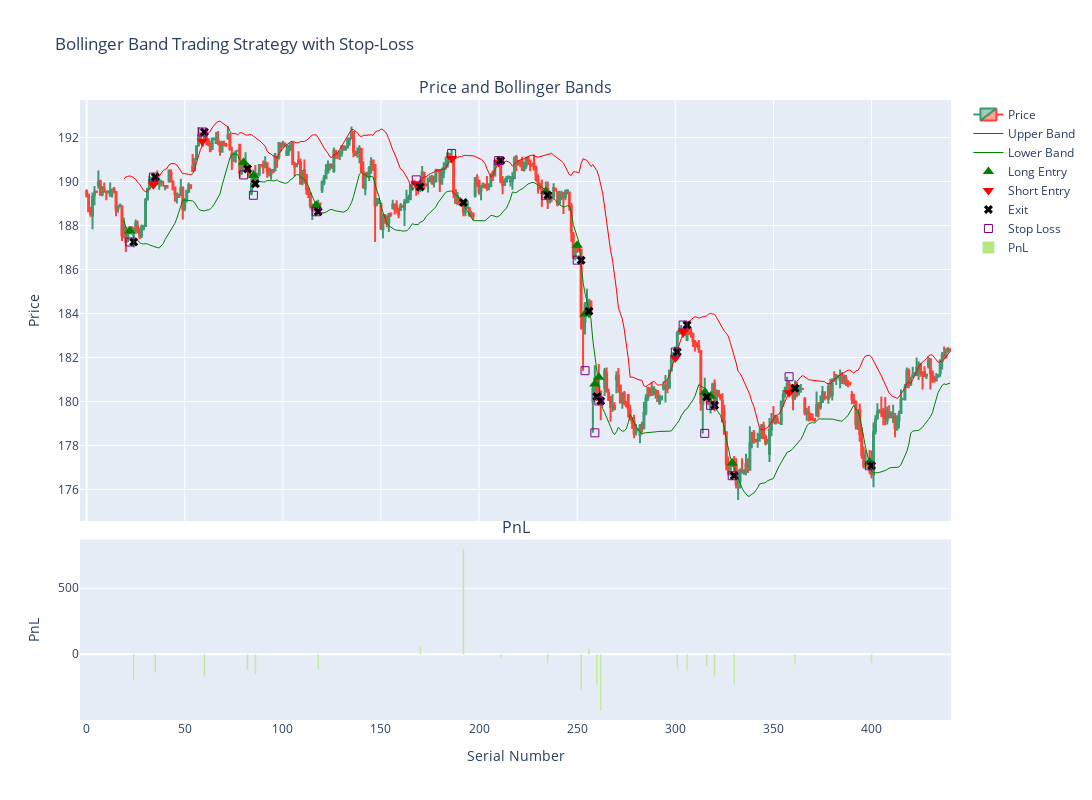

Here is the notebook cell this chart was saved with:
### Code cell
import pandas as pd
import numpy as np
import plotly.graph_objects as go
from plotly.subplots import make_subplots

# Set the tick size and tick price
tick_size = 0.025
tick_price = 10
df = df.reset_index(drop=True)
df.index.name = 'Serial'

# Assuming df is already loaded and preprocessed as in your original code

def calculate_bollinger_bands(df, window=20, std_dev=1.5):
    df['SMA'] = df['Close'].rolling(window=window).mean()
    df['STD'] = df['Close'].rolling(window=window).std()
    df['Upper Band'] = df['SMA'] + (df['STD'] * std_dev)
    df['Lower Band'] = df['SMA'] - (df['STD'] * std_dev)
    return df

def detect_outside_bands(df):
    df['Outside Upper'] = (df['Low'] > df['Upper Band']) & (df['High'] > df['Upper Band'])
    df['Outside Lower'] = (df['Low'] < df['Lower Band']) & (df['High'] < df['Lower Band'])
    return df

def implement_trading_strategy(df):
    df['Position'] = 0
    df['Entry Price'] = np.nan
    df['Exit Price'] = np.nan
    df['Stop Loss'] = np.nan
    df['Exit Type'] = ''
    
    in_position = False
    position_type = None
    entry_index = None
    stop_loss = None

    for i in range(1, len(df)):
        if not in_position:
            if df['Outside Upper'].iloc[i-1]:
                reference_low = df['Low'].iloc[i-1]
                if df['Low'].iloc[i] < reference_low:
                    df.loc[df.index[i], 'Position'] = -1  # Short
                    df.loc[df.index[i], 'Entry Price'] = reference_low
                    stop_loss = df['High'].iloc[i-1]  # Set SL at reference candle high
                    df.loc[df.index[i], 'Stop Loss'] = stop_loss
                    in_position = True
                    position_type = 'short'
                    entry_index = i
            elif df['Outside Lower'].iloc[i-1]:
                reference_high = df['High'].iloc[i-1]
                if df['High'].iloc[i] > reference_high:
                    df.loc[df.index[i], 'Position'] = 1  # Long
                    df.loc[df.index[i], 'Entry Price'] = reference_high
                    stop_loss = df['Low'].iloc[i-1]  # Set SL at reference candle low
                    df.loc[df.index[i], 'Stop Loss'] = stop_loss
                    in_position = True
                    position_type = 'long'
                    entry_index = i
        else:
            if position_type == 'short':
                if df['High'].iloc[i] >= stop_loss:
                    df.loc[df.index[i], 'Position'] = 0
                    df.loc[df.index[i], 'Exit Price'] = stop_loss
                    df.loc[df.index[i], 'Exit Type'] = 'Stop Loss'
                    in_position = False
                    position_type = None
                elif df['High'].iloc[i] > df['High'].iloc[i-1]:
                    df.loc[df.index[i], 'Position'] = 0
                    df.loc[df.index[i], 'Exit Price'] = df['High'].iloc[i-1]
                    df.loc[df.index[i], 'Exit Type'] = 'Trend Break'
                    in_position = False
                    position_type = None
            elif position_type == 'long':
                if df['Low'].iloc[i] <= stop_loss:
                    df.loc[df.index[i], 'Position'] = 0
                    df.loc[df.index[i], 'Exit Price'] = stop_loss
                    df.loc[df.index[i], 'Exit Type'] = 'Stop Loss'
                    in_position = False
                    position_type = None
                elif df['Low'].iloc[i] < df['Low'].iloc[i-1]:
                    df.loc[df.index[i], 'Position'] = 0
                    df.loc[df.index[i], 'Exit Price'] = df['Low'].iloc[i-1]
                    df.loc[df.index[i], 'Exit Type'] = 'Trend Break'
                    in_position = False
                    position_type = None

    return df

def calculate_pnl(df, tick_size, tick_price):
    df['PnL'] = np.nan
    entry_price = None
    position = 0
    
    for i in range(len(df)):
        if pd.notnull(df['Entry Price'].iloc[i]):
            entry_price = df['Entry Price'].iloc[i]
            position = df['Position'].iloc[i]
        elif pd.notnull(df['Exit Price'].iloc[i]) and entry_price is not None:
            exit_price = df['Exit Price'].iloc[i]
            pnl = (exit_price - entry_price) * position
            df.loc[df.index[i], 'PnL'] = pnl / tick_size * tick_price
            entry_price = None
            position = 0
    
    return df

def print_trade_details(df):
    entries = df[df['Position'] != 0].copy()
    exits = df[df['Exit Price'].notnull()].copy()
    
    trades = []
    for i, entry in entries.iterrows():
        exit_row = exits.loc[exits.index > i].iloc[0] if not exits.loc[exits.index > i].empty else None
        if exit_row is not None:
            trade = {
                'Entry Serial': i,
                'Entry Price': entry['Entry Price'],
                'Position': 'Long' if entry['Position'] == 1 else 'Short',
                'Exit Serial': exit_row.name,
                'Exit Price': exit_row['Exit Price'],
                'PnL': exit_row['PnL']
            }
            trades.append(trade)

    print("\nIndividual Trade Details:")
    print("-------------------------")
    for i, trade in enumerate(trades, 1):
        print(f"Trade {i}:")
        print(f"Entry Serial: {trade['Entry Serial']}")
        print(f"Entry Price: {trade['Entry Price']:.2f}")
        print(f"Position: {trade['Position']}")
        print(f"Exit Serial: {trade['Exit Serial']}")
        print(f"Exit Price: {trade['Exit Price']:.2f}")
        print(f"PnL: ${trade['PnL']:.2f}")
        print("-------------------------")

    pnl_series = pd.Series([trade['PnL'] for trade in trades])
    print(f"\nTotal PnL: ${pnl_series.sum():.2f}")
    print(f"Number of trades: {len(trades)}")
    print(f"Win rate: {(pnl_series > 0).mean():.2%}")
    print(f"Average PnL per trade: ${pnl_series.mean():.2f}")


    
def plot_strategy(df):
    fig = make_subplots(rows=2, cols=1, shared_xaxes=True, 
                        vertical_spacing=0.03, subplot_titles=('Price and Bollinger Bands', 'PnL'),
                        row_heights=[0.7, 0.3])

    # Candlestick chart
    fig.add_trace(go.Candlestick(x=df.index,
                                 open=df['Open'],
                                 high=df['High'],
                                 low=df['Low'],
                                 close=df['Close'],
                                 name='Price'),
                  row=1, col=1)

    # Bollinger Bands
    fig.add_trace(go.Scatter(x=df.index, y=df['Upper Band'], name='Upper Band', line=dict(color='red', width=1)), row=1, col=1)
    fig.add_trace(go.Scatter(x=df.index, y=df['Lower Band'], name='Lower Band', line=dict(color='green', width=1)), row=1, col=1)

    # Entry and Exit points
    long_entries = df[df['Position'] == 1]
    short_entries = df[df['Position'] == -1]
    exits = df[df['Exit Price'].notnull()]
    stop_losses = df[df['Stop Loss'].notnull()]

    fig.add_trace(go.Scatter(x=long_entries.index, y=long_entries['Entry Price'], mode='markers', 
                             name='Long Entry', marker=dict(color='green', size=10, symbol='triangle-up')), row=1, col=1)
    fig.add_trace(go.Scatter(x=short_entries.index, y=short_entries['Entry Price'], mode='markers', 
                             name='Short Entry', marker=dict(color='red', size=10, symbol='triangle-down')), row=1, col=1)
    fig.add_trace(go.Scatter(x=exits.index, y=exits['Exit Price'], mode='markers', 
                             name='Exit', marker=dict(color='black', size=8, symbol='x')), row=1, col=1)
    fig.add_trace(go.Scatter(x=stop_losses.index, y=stop_losses['Stop Loss'], mode='markers',
                             name='Stop Loss', marker=dict(color='purple', size=8, symbol='square-open')), row=1, col=1)

    # PnL
    fig.add_trace(go.Bar(x=df.index, y=df['PnL'], name='PnL'), row=2, col=1)

    fig.update_layout(title='Bollinger Band Trading Strategy with Stop-Loss', height=800, width=1200,
                      showlegend=True, xaxis_rangeslider_visible=False)
    
    # Update x-axis and y-axis labels
    fig.update_xaxes(title_text="Serial Number", row=2, col=1)
    fig.update_yaxes(title_text="Price", row=1, col=1)
    fig.update_yaxes(title_text="PnL", row=2, col=1)

    fig.show()

# Apply the strategy
df = calculate_bollinger_bands(df)
df = detect_outside_bands(df)
df = implement_trading_strategy(df)
df = calculate_pnl(df, tick_size, tick_price)

# Print trade details
print_trade_details(df)

# Plot the strategy
plot_strategy(df)

### Figure 1 — Plotly figure (JSON) as saved in the notebook; plotly's stock layout.template omitted (floating-point values rounded to 4 significant figures; data arrays with more than 128 entries replaced by an {"elided": "..."} marker saying what was removed)
{"data": [{"close": {"elided": "441 float values"}, "high": {"elided": "441 float values"}, "low": {"elided": "441 float values"}, "name": "Price", "open": {"elided": "441 float values"}, "type": "candlestick", "x": {"elided": "441 int values"}, "xaxis": "x", "yaxis": "y"}, {"line": {"color": "red", "width": 1}, "name": "Upper Band", "type": "scatter", "x": {"elided": "441 int values"}, "xaxis": "x", "y": {"elided": "441 float values"}, "yaxis": "y"}, {"line": {"color": "green", "width": 1}, "name": "Lower Band", "type": "scatter", "x": {"elided": "441 int values"}, "xaxis": "x", "y": {"elided": "441 float values"}, "yaxis": "y"}, {"marker": {"color": "green", "size": 10, "symbol": "triangle-up"}, "mode": "markers", "name": "Long Entry", "type": "scatter", "x": [22, 80, 85, 117, 234, 250, 254, 259, 261, 315, 318, 329, 399], "xaxis": "x", "y": [187.8, 190.9, 190.3, 188.9, 189.6, 187.1, 184.0, 180.8, 181.1, 180.4, 180.2, 177.2, 177.2], "yaxis": "y"}, {"marker": {"color": "red", "size": 10, "symbol": "triangle-down"}, "mode": "markers", "name": "Short Entry", "type": "scatter", "x": [34, 59, 168, 186, 210, 300, 304, 358], "xaxis": "x", "y": [189.8, 191.8, 189.9, 191.1, 190.9, 182.0, 183.2, 180.4], "yaxis": "y"}, {"marker": {"color": "black", "size": 8, "symbol": "x"}, "mode": "markers", "name": "Exit", "type": "scatter", "x": [24, 35, 60, 82, 86, 118, 170, 192, 211, 235, 252, 256, 260, 262, 301, 306, 316, 320, 330, 361, 400], "xaxis": "x", "y": [187.2, 190.2, 192.2, 190.6, 189.9, 188.6, 189.8, 189.1, 190.9, 189.4, 186.4, 184.1, 180.2, 180.0, 182.2, 183.5, 180.2, 179.8, 176.6, 180.6, 177.1], "yaxis": "y"}, {"marker": {"color": "purple", "size": 8, "symbol": "square-open"}, "mode": "markers", "name": "Stop Loss", "type": "scatter", "x": [22, 34, 59, 80, 85, 117, 168, 186, 210, 234, 250, 254, 259, 261, 300, 304, 315, 318, 329, 358, 399], "xaxis": "x", "y": [187.2, 190.2, 192.2, 190.3, 189.4, 188.6, 190.1, 191.3, 190.9, 189.4, 186.4, 181.4, 178.6, 180.0, 182.2, 183.5, 178.6, 179.8, 176.6, 181.1, 177.1], "yaxis": "y"}, {"name": "PnL", "type": "bar", "x": {"elided": "441 int values"}, "xaxis": "x2", "y": {"elided": "441 float values"}, "yaxis": "y2"}], "layout": {"annotations": [{"font": {"size": 16}, "showarrow": false, "text": "Price and Bollinger Bands", "x": 0.5, "xanchor": "center", "xref": "paper", "y": 1.0, "yanchor": "bottom", "yref": "paper"}, {"font": {"size": 16}, "showarrow": false, "text": "PnL", "x": 0.5, "xanchor": "center", "xref": "paper", "y": 0.291, "yanchor": "bottom", "yref": "paper"}], "height": 800, "showlegend": true, "title": {"text": "Bollinger Band Trading Strategy with Stop-Loss"}, "width": 1200, "xaxis": {"anchor": "y", "domain": [0, 1], "matches": "x2", "rangeslider": {"visible": false}, "showticklabels": false}, "xaxis2": {"anchor": "y2", "domain": [0, 1], "title": {"text": "Serial Number"}}, "yaxis": {"anchor": "x", "domain": [0.321, 1.0], "title": {"text": "Price"}}, "yaxis2": {"anchor": "x2", "domain": [0, 0.291], "title": {"text": "PnL"}}}}
